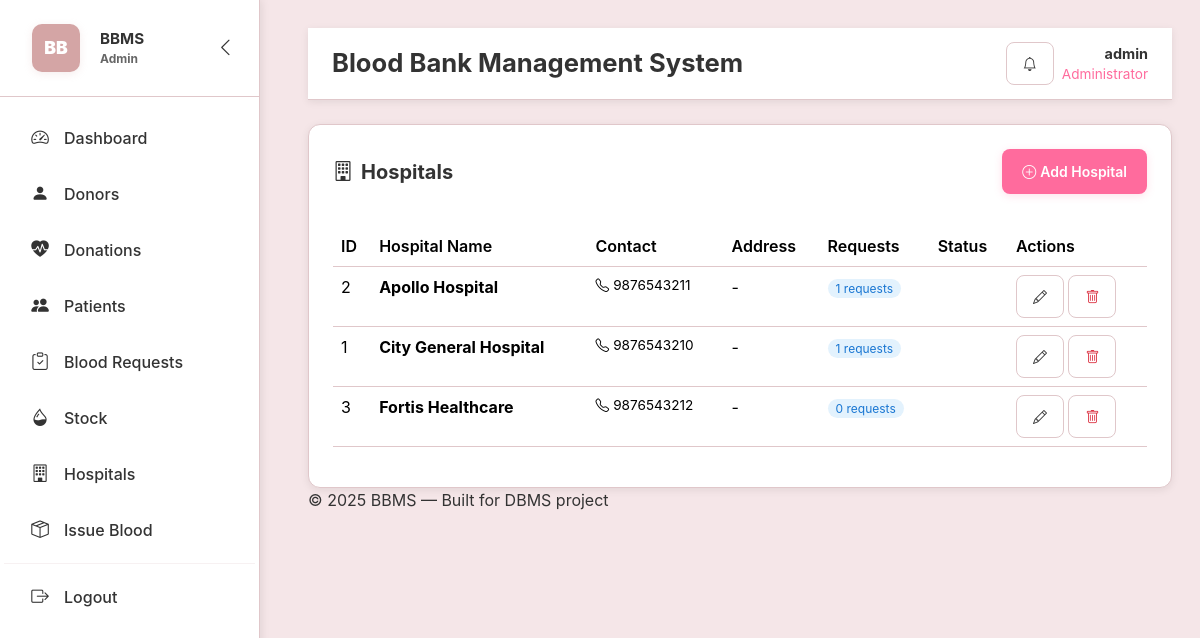
The app's page /hospitals/view_hospitals.php (signed in) with its own data.
### tables this page shows
CREATE TABLE hospitals (
    hospital_id INT AUTO_INCREMENT PRIMARY KEY,
    hospital_name VARCHAR(200) NOT NULL,
    hospital_type ENUM('Government', 'Private', 'Trust', 'Other') DEFAULT 'Private',
    registration_number VARCHAR(50) UNIQUE,
    contact_person VARCHAR(120),
    phone VARCHAR(20) NOT NULL,
    email VARCHAR(150),
    address TEXT,
    city VARCHAR(100),
    state VARCHAR(100),
    pincode VARCHAR(10),
    is_verified BOOLEAN DEFAULT FALSE,
    is_active BOOLEAN DEFAULT TRUE,
    created_at TIMESTAMP DEFAULT CURRENT_TIMESTAMP,
    updated_at TIMESTAMP DEFAULT CURRENT_TIMESTAMP ON UPDATE CURRENT_TIMESTAMP
);

### hospitals/view_hospitals.php (the view, shortened to what this page needs)
<?php
require_once '../db.php';
include '../header.php';
$res = $conn->query("SELECT h.*,
    (SELECT COUNT(*) FROM blood_requests r WHERE r.hospital_id = h.hospital_id) as request_count
    FROM hospitals h
    ORDER BY h.hospital_name");
?>
<div class="card table-modern">
  <div class="d-flex align-items-center justify-content-between mb-3">
    <h5 class="mb-0"><i class="bi bi-building me-2"></i>Hospitals</h5>
    <a class="btn btn-sm btn-brand" href="add_hospital.php"><i class="bi bi-plus-circle me-1"></i>Add Hospital</a>
  </div>
  <div class="table-responsive">
    <table class="table table-hover">
      <thead>
        <tr>
          <th>ID</th>
          <th>Hospital Name</th>
          <th>Contact</th>
          <th>Address</th>
          <th>Requests</th>
          <th>Status</th>
          <th>Actions</th>
        </tr>
      </thead>
      <tbody>
        <?php if($res->num_rows > 0): ?>
          <?php while($r=$res->fetch_assoc()): ?>
          <tr>
            <td><?= $r['hospital_id'] ?></td>
            <td><strong><?= htmlspecialchars($r['hospital_name']) ?></strong></td>
            <td class="hospital-contact">
              <?php if($r['phone']): ?>
                <div><i class="bi bi-telephone me-1"></i><?= htmlspecialchars($r['phone']) ?></div>
              <?php endif; ?>
            </td>
            <td><?= htmlspecialchars($r['address'] ?? '-') ?></td>
            <td><span class="request-badge"><?= $r['request_count'] ?> requests</span></td>
            <td><span class="status-badge status-<?= $r['status'] ?>"><?= $r['status'] ?></span></td>
            <td>
              <a href="edit_hospital.php?id=<?= $r['hospital_id'] ?>" class="btn btn-sm btn-ghost" title="Edit"><i class="bi bi-pencil"></i></a>
              <a href="delete_hospital.php?id=<?= $r['hospital_id'] ?>" class="btn btn-sm btn-ghost" style="color:#dc3545" onclick="return confirm('Delete this hospital?')" title="Delete"><i class="bi bi-trash"></i></a>
            </td>
          </tr>
          <?php endwhile; ?>
        <?php else: ?>
          <tr><td colspan="7" class="text-center py-4 text-muted">No hospitals registered yet</td></tr>
        <?php endif; ?>
      </tbody>
    </table>
  </div>
</div>
<?php include '../footer.php'; ?>

### assets/style.css (style rules this page uses)
:root { --primary-color:#d4a5a5;--secondary-color:#ff6b9d;--text-dark:#333;--text-muted:#666;--bg-light:#f5e6e8;--bg-white:#ffffff;--border-color:#e0c7ca }
* { box-sizing:border-box }
html,body { height:100%;margin:0 }
body { font-family:-apple-system,'Segoe UI',Roboto,'Helvetica Neue',sans-serif;background-color:var(--bg-light);color:var(--text-dark) }
.card { background:var(--bg-white);border-radius:12px;padding:24px;box-shadow:0 2px 8px rgba(0,0,0,0.08);border:1px solid var(--border-color) }
.card h5 { color:var(--text-dark);font-weight:700 }
.btn-brand { background:var(--secondary-color);border:none;color:#fff;padding:12px 20px;border-radius:8px;font-weight:600;cursor:pointer;transition:all 0.2s ease;box-shadow:0 2px 8px rgba(255,107,157,0.2);display:inline-block }
.btn-ghost { background:transparent;border:1.5px solid var(--border-color);color:var(--text-dark);padding:10px 16px;border-radius:8px;cursor:pointer;transition:all 0.2s ease;font-weight:500;display:inline-block }
.mb-3 { margin-bottom:1rem }
.mb-0 { margin-bottom:0 }
.me-2 { margin-right:0.5rem }
table { width:100%;border-collapse:collapse;margin-top:16px }
table th,table td { padding:12px;text-align:left;border-bottom:1px solid var(--border-color) }
table th { background:var(--bg-light);font-weight:600;color:var(--text-dark) }
.d-flex { display:flex }
.align-items-center { align-items:center }
.justify-content-between { justify-content:space-between }
.table-responsive { overflow-x:auto }

### hospitals/view_hospitals.php (style rules this page uses)
.status-badge { padding: 4px 10px; border-radius: 12px; font-size: 0.75rem; font-weight: 600; }
.request-badge { background: #e3f2fd; color: #1976d2; padding: 2px 8px; border-radius: 10px; font-size: 0.75rem; }
.hospital-contact { font-size: 0.85rem; color: #666; }

### records on screen
hospitals: hospital_id "2", hospital_name "Apollo Hospital", phone "9876543211", address "-", request_count "1"
hospitals: hospital_id "1", hospital_name "City General Hospital", phone "9876543210", address "-", request_count "1"
hospitals: hospital_id "3", hospital_name "Fortis Healthcare", phone "9876543212", address "-", request_count "0"

### other values on screen
$_SESSION['admin_username'] "admin"
